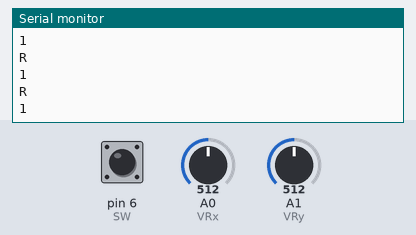
A sketch run on a simulated Arduino Uno, built with avr-gcc and run on an emulated ATmega328P. Parts: the last lines printed to the serial monitor. The test bench sets the inputs (shaded band); at power-on: A0 (VRx) = 512, A1 (VRy) = 512, pin 6 (SW) HIGH.

Above: at 1.2 s.
1.3 s: A0 (VRx) set to 306
At 2.31 s:
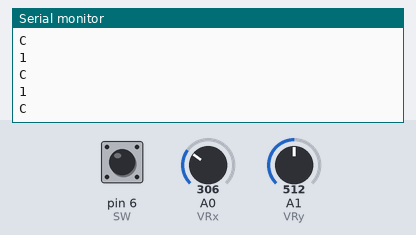
2.9 s: A1 (VRy) set to 716
At 2.92 s:
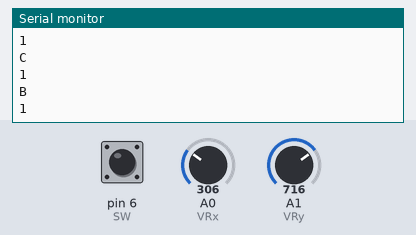
4.5 s: A0 (VRx) set to 0
At 5.82 s:
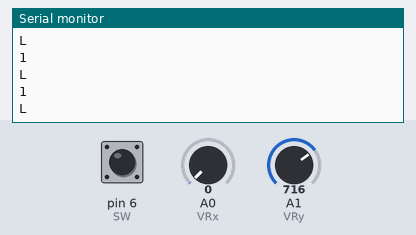

Measured:
- after the input at 1.3 s, the serial monitor: prints a new line at once (image 1)
- after the input at 2.9 s, the serial monitor: prints a new line at once (image 2)
- after the input at 4.5 s, the serial monitor: prints a new line at once (image 3)

The sketch:

remote.ino
```cpp
const int VRx = A0;
const int VRy = A1;
const int SW = 6;

const int threshold = 200;

void setup() {
  Serial.begin(9600);
  pinMode(VRx, INPUT);
  pinMode(VRy, INPUT);
  pinMode(SW, INPUT_PULLUP);
}

void loop() {
  int xValue = analogRead(VRx);
  int yValue = analogRead(VRy);
  int buttonState = digitalRead(SW);

  char direction = getDirection(xValue, yValue);

  Serial.println(direction);


  if (buttonState == HIGH) {
    Serial.println('1');
  }

  delay(100);
}

char getDirection(int x, int y) {
  int xCenter = 296;
  int yCenter = 313;

  if (x > xCenter + threshold) {
    return 'R';
  } else if (x < xCenter - threshold) {
    return 'L';
  } else if (y > yCenter + threshold) {
    return 'B';
  } else if (y < yCenter - threshold) {
    return 'F';
  } else {
    return 'C';
  }
}
```
